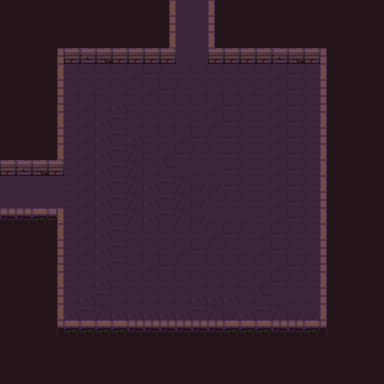

Tiled map render using the project's own tile images. Description and the map definition, with tile-layer contents summarised, below:
An orthogonal 24x24 tile map with 16x16 px tiles, 5 tile layers (background, road, wall, item, ...), 1 hidden layer not drawn, 3 tilesets.

<map version="1.2" tiledversion="1.3.4" orientation="orthogonal" renderorder="right-down" compressionlevel="0" width="24" height="24" tilewidth="16" tileheight="16" infinite="0" nextlayerid="8" nextobjectid="1">
 <tileset firstgid="1" name="Dungeon_Tileset" tilewidth="16" tileheight="16" tilecount="100" columns="10">
  <image source="Dungeon_Tileset.png" width="160" height="160" />
 </tileset>
 <tileset firstgid="101" name="flag" tilewidth="16" tileheight="16" tilecount="4" columns="4">
  <image source="flag.png" width="64" height="16" />
  <tile id="0">
   <animation>
    <frame tileid="3" duration="200" />
    <frame tileid="2" duration="200" />
    <frame tileid="1" duration="200" />
    <frame tileid="0" duration="200" />
   </animation>
  </tile>
 </tileset>
 <tileset firstgid="105" name="torch" tilewidth="16" tileheight="16" tilecount="4" columns="4">
  <image source="torch.png" width="64" height="16" />
  <tile id="0">
   <animation>
    <frame tileid="3" duration="200" />
    <frame tileid="2" duration="200" />
    <frame tileid="1" duration="200" />
    <frame tileid="0" duration="200" />
   </animation>
  </tile>
 </tileset>
 <layer id="1" name="background" width="24" height="24">
  <data>[576 cells, 576 non-empty, 1 distinct tile ids]</data>
 </layer>
 <layer id="5" name="road" width="24" height="24">
  <data>[576 cells, 272 non-empty, 1 distinct tile ids]</data>
 </layer>
 <layer id="3" name="wall" width="24" height="24">
  <data>[576 cells, 76 non-empty, 19 distinct tile ids]</data>
 </layer>
 <layer id="4" name="item" width="24" height="24">
  <data>[576 cells, 0 non-empty, 0 distinct tile ids]</data>
 </layer>
 <layer id="7" name="pickarea" width="24" height="24">
  <data>[576 cells, 256 non-empty, 12 distinct tile ids]</data>
 </layer>
 <layer id="6" name="smog" width="24" height="24" visible="0">
  <data>[576 cells, 576 non-empty, 1 distinct tile ids]</data>
 </layer>
</map>
